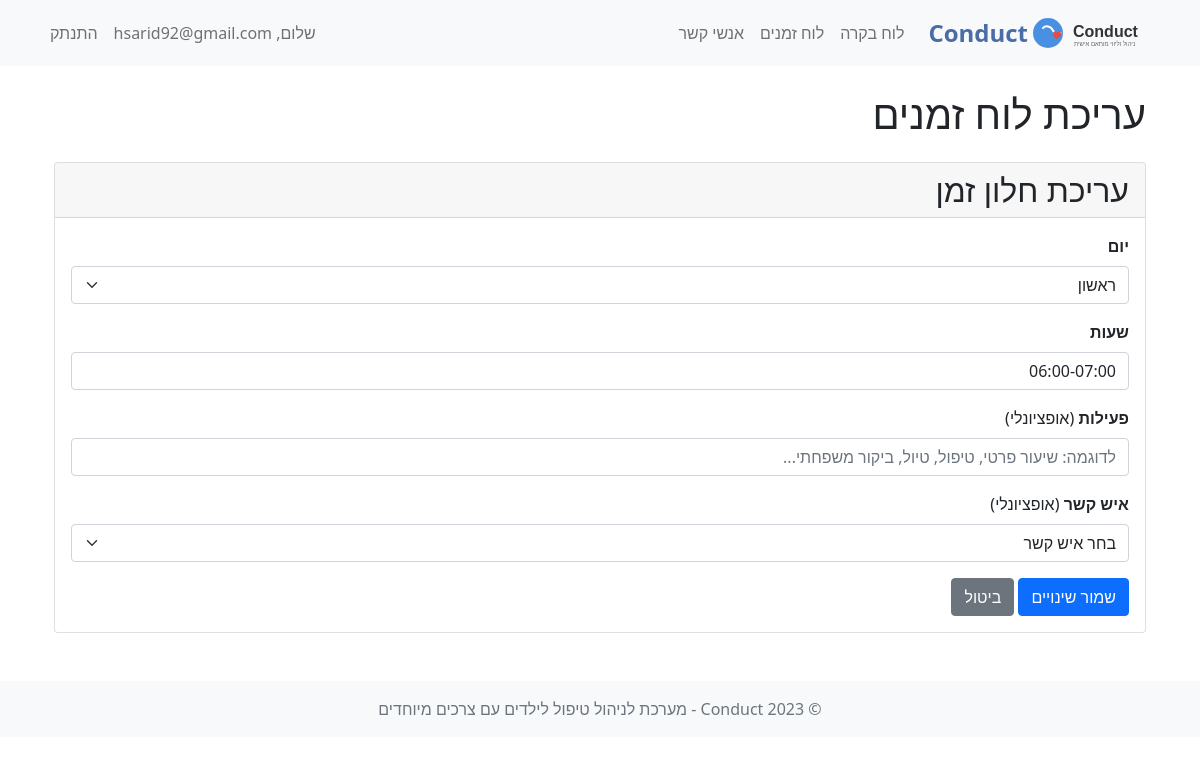
The app's page /edit_schedule/11 (signed in) with its own data.
### models.py (models this page shows, shortened)
class User(db.Model, UserMixin):
    id = db.Column(db.Integer, primary_key=True)
    username = db.Column(db.String(150), unique=True, nullable=False)
    password_hash = db.Column(db.String(256), nullable=False)

class Schedule(db.Model):
    id = db.Column(db.Integer, primary_key=True)
    user_id = db.Column(db.Integer, db.ForeignKey('user.id'), nullable=False)
    day_of_week = db.Column(db.String(20), nullable=False)  # e.g., "Monday", "Tuesday"
    time_slot = db.Column(db.String(50), nullable=False)  # e.g., "08:00-10:00"
    contact_id = db.Column(db.Integer, db.ForeignKey('contact.id'), nullable=True)
    activity = db.Column(db.String(200), nullable=True)
    contact = db.relationship('Contact', backref='schedules', lazy=True)

### schedule_routes.py (the view, shortened to what this page needs)
@schedule_bp.route('/edit_schedule/<int:schedule_id>', methods=['GET', 'POST'])
@login_required
def edit_schedule(schedule_id):
    schedule_entry = Schedule.query.filter_by(id=schedule_id, user_id=current_user.id).first()
    if not schedule_entry:
        flash('Schedule entry not found or you do not have permission to edit it.')
        return redirect(url_for('schedule.schedule'))
    contacts = Contact.query.filter_by(user_id=current_user.id).all()
    days_of_week = ["ראשון", "שני", "שלישי", "רביעי", "חמישי", "שישי", "שבת"]
    return render_template(
        'edit_schedule.html',
        title="עריכת לוח זמנים",
        entry=schedule_entry,
        days_of_week=days_of_week,
        contacts=contacts,
        rtl=True,
        align_right=True
    )

### APP.py (called while the page is built)
@login_manager.user_loader
def load_user(user_id):
    return User.query.get(int(user_id))

### templates/edit_schedule.html (shortened to what this page needs)
{% extends 'base.html' %}
{% block content %}
<div class="container" {% if rtl %}dir="rtl"{% endif %}>
    <h1 class="mb-4">{{ title }}</h1>
    <div class="card">
        <div class="card-header">
            <h2 class="mb-0">עריכת חלון זמן</h2>
        </div>
        <div class="card-body">
            <form method="POST" action="{{ url_for('schedule.edit_schedule', schedule_id=entry.id) }}">
                <div class="form-group mb-3">
                    <label for="day_of_week" class="form-label"><strong>יום</strong></label>
                    <select class="form-select" id="day_of_week" name="day_of_week" required>
                        {% for day in days_of_week %}
                        <option value="{{ day }}" {% if entry.day_of_week == day %}selected{% endif %}>{{ day }}</option>
                        {% endfor %}
                    </select>
                </div>
                <div class="form-group mb-3">
                    <label for="time_slot" class="form-label"><strong>שעות</strong></label>
                    <input type="text" class="form-control" id="time_slot" name="time_slot" value="{{ entry.time_slot }}" required>
                </div>
                <div class="form-group mb-3">
                    <label for="activity" class="form-label"><strong>פעילות</strong> (אופציונלי)</label>
                    <input type="text" class="form-control" id="activity" name="activity" value="{{ entry.activity or '' }}"
                           placeholder="לדוגמה: שיעור פרטי, טיפול, טיול, ביקור משפחתי...">
                </div>
                <div class="form-group mb-3">
                    <label for="contact_id" class="form-label"><strong>איש קשר</strong> (אופציונלי)</label>
                    <select class="form-select" id="contact_id" name="contact_id">
                        <option value="">בחר איש קשר</option>
                    </select>
                </div>
                <button type="submit" class="btn btn-primary">שמור שינויים</button>
                <a href="{{ url_for('schedule.schedule') }}" class="btn btn-secondary">ביטול</a>
            </form>
        </div>
    </div>
</div>
{% endblock %}

### templates/base.html (shortened to what this page needs)
<!DOCTYPE html>
<html lang="he" dir="rtl">
<head>
    <link rel="stylesheet" href="https://cdn.jsdelivr.net/npm/bootstrap@5.0.2/dist/css/bootstrap.rtl.min.css">
    <link rel="stylesheet" href="https://cdnjs.cloudflare.com/ajax/libs/font-awesome/6.0.0-beta3/css/all.min.css">
</head>
<body>
    <nav class="navbar navbar-expand-lg navbar-light bg-light mb-4">
        <div class="container">
            <a class="navbar-brand d-flex align-items-center" href="{{ url_for('index') }}">
                <img src="{{ url_for('static', filename='img/logo.svg') }}" alt="Conduct Logo">
                <span class="app-name">Conduct</span>
            </a>
            <div class="collapse navbar-collapse" id="navbarNav">
                <ul class="navbar-nav me-auto">
                    {% if current_user.is_authenticated %}
                    <li class="nav-item">
                        <a class="nav-link" href="{{ url_for('user.dashboard') }}">לוח בקרה</a>
                    </li>
                    <li class="nav-item">
                        <a class="nav-link" href="{{ url_for('schedule.schedule') }}">לוח זמנים</a>
                    </li>
                    <li class="nav-item">
                        <a class="nav-link" href="{{ url_for('contact.contacts') }}">אנשי קשר</a>
                    </li>
                    {% endif %}
                </ul>
                <ul class="navbar-nav">
                    {% if current_user.is_authenticated %}
                    <li class="nav-item">
                        <span class="nav-link">שלום, {{ current_user.username }}</span>
                    </li>
                    <li class="nav-item">
                        <a class="nav-link" href="{{ url_for('user.logout') }}">התנתק</a>
                    </li>
                    {% endif %}
                </ul>
            </div>
        </div>
    </nav>
    <div class="container">
        {% block content %}{% endblock %}
    </div>
    <footer class="footer mt-5 py-3 bg-light">
        <div class="container text-center">
            <span class="text-muted">© 2023 Conduct - מערכת לניהול טיפול לילדים עם צרכים מיוחדים</span>
        </div>
    </footer>
</body>
</html>

### templates/base.html (style rules this page uses)
.navbar-brand img { height: 40px; margin-right: 10px; }
.app-name { font-weight: bold; color: #4a6da7; font-size: 24px; }
body { direction: rtl; text-align: right; }
.form-label { float: right; }

### records on screen
User: username "hsarid92@gmail.com"
Schedule: day_of_week "ראשון", time_slot "06:00-07:00"

### other values on screen
{{ title }} "עריכת לוח זמנים"
